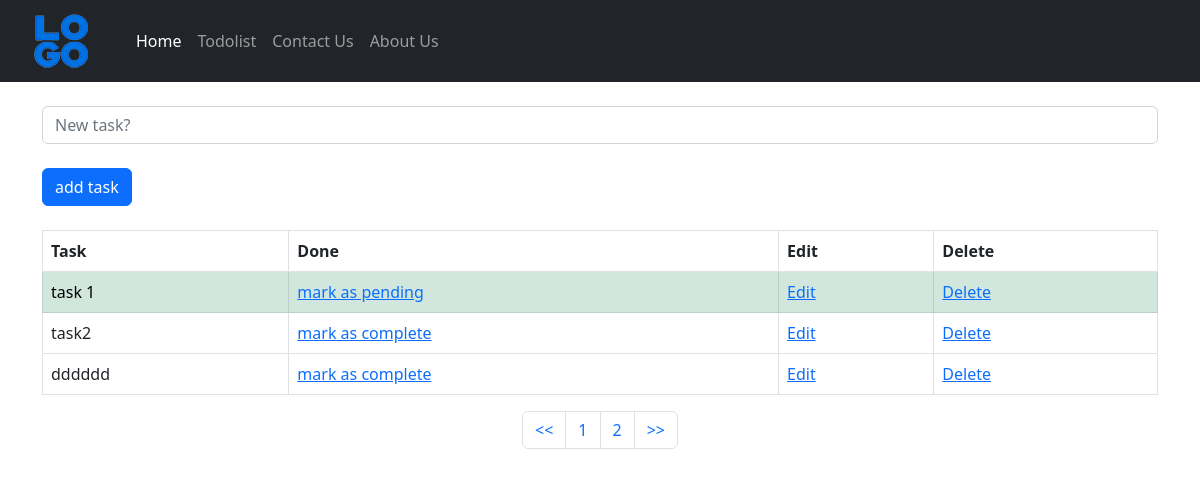
Before: /todolist/?page=4 with the older database file.
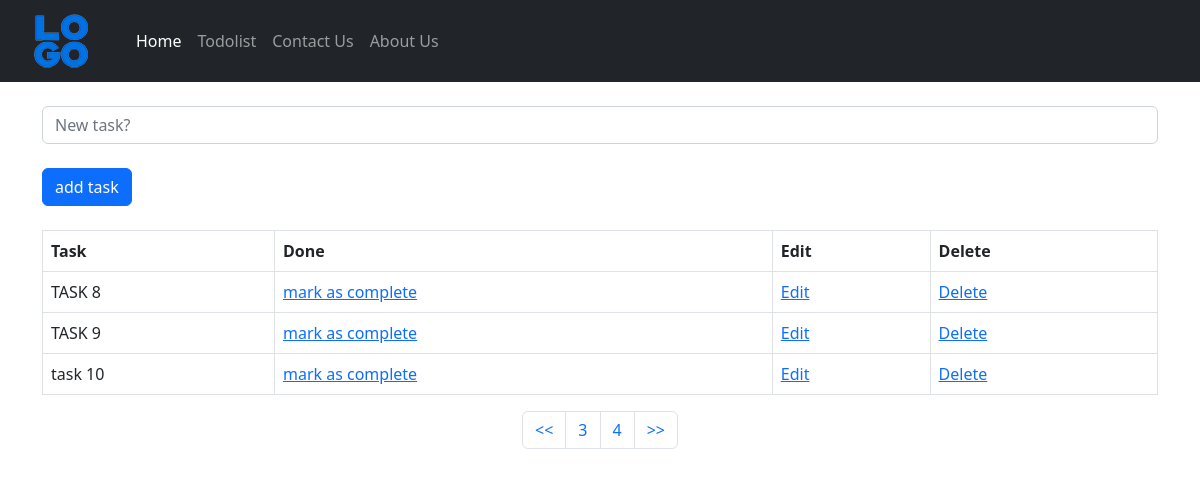
After: the same page with the newer database file.
### todolist_app/models.py (models this page shows, shortened)
class TaskList(models.Model):
    task = models.CharField(max_length=300)
    done = models.BooleanField(default=False)

### todolist_app/views.py (the view)
# urls.py: path('todolist/', include('todolist_app.urls'))
def todolist(request):
    if request.method == 'POST':
        form = TaskForm(request.POST or None)
        if form.is_valid():
            form.save()
        messages.success(request, "new task added")
        return redirect('todolist')
    else:
        all_tasks = TaskList.objects.all()
        paginator = Paginator(all_tasks, 5)
        page = request.GET.get('page')
        all_tasks = paginator.get_page(page)
        context = {
            'all_tasks': all_tasks
        }
        return render(request, 'todolist.html', context)

### todolist_app/templates/todolist.html (shortened to what this page needs)
{% extends 'base.html'%}
{% block content %}
<div class="container">
    <form method="POST">
        <div class="form-group">
          <input type="text" class="form-control" name="task" placeholder="New task?">
        </div>
        <br>
        <button type="submit" class="btn btn-primary">add task</button>
      </form>
      <br>
    <table class="table table-bordered">
        <thead class="thead-dark">
          <tr>
            <th scope="col">Task</th>
            <th scope="col">Done</th>
            <th scope="col">Edit</th>
            <th scope="col">Delete</th>
          </tr>
        </thead>
        <tbody>
            {% if all_tasks %}
                {% for obj in all_tasks%}
                    {% if obj.done %}
                        <tr class="table-success">
                            <td>{{obj.task}}</td>
                            <td><a href={% url 'pending_task' obj.id %}>mark as pending</a></td>
                            <td><a href={% url 'edit_task' obj.id %}>Edit</a></td>
                            <td><a href={% url 'delete_task' obj.id %}>Delete</a></td>
                        </tr>
                    {% else %}
                        <tr>
                            <td>{{obj.task}}</td>
                            <td><a href={% url 'complete_task' obj.id %}>mark as complete</a></td>
                            <td><a href={% url 'edit_task' obj.id %}>Edit</a></td>
                            <td><a href={% url 'delete_task' obj.id %}>Delete</a></td>
                        </tr>
                    {% endif %}
                {% endfor %}
            {% endif %}
        </tbody>
      </table>
      <nav aria-label="Page navigation example">
        <ul class="pagination justify-content-center">
          <li class="page-item"><a class="page-link" href="?page=1"><<</a></li>
          {% if  all_tasks.has_previous %}
            <li class="page-item"><a class="page-link" href="?page={{all_tasks.previous_page_number}}">{{all_tasks.previous_page_number}}</a></li>
          {% endif %}
          <li class="page-item"><a class="page-link" href="?page={{all_tasks.number}}">{{all_tasks.number}}</a></li>
          <li class="page-item"><a class="page-link" href="?page={{all_tasks.paginator.num_pages}}">>></a></li>
        </ul>
      </nav>
</div>
{% endblock content%}

### templates/base.html (shortened to what this page needs)
{% load static %}
<!doctype html>
<html lang="en">
  <head>
    <link href="https://cdn.jsdelivr.net/npm/bootstrap@5.2.0-beta1/dist/css/bootstrap.min.css" rel="stylesheet">
  </head>
  <body>
    <nav class="navbar navbar-expand-lg navbar-dark bg-dark">
        <div class="container-fluid">
          <a class="navbar-brand" href="#"><img src={% static 'images/logo.png' %}></a>
          <div class="collapse navbar-collapse" id="navbarNav">
            <ul class="navbar-nav">
              <li class="nav-item">
                <a class="nav-link active" aria-current="page" href="#">Home</a>
              </li>
              <li class="nav-item">
                <a class="nav-link" href={% url 'todolist'%}>Todolist</a>
              </li>
              <li class="nav-item">
                <a class="nav-link" href={% url 'contact' %}>Contact Us</a>
              </li>
              <li class="nav-item">
                <a class="nav-link" href={% url 'about' %}>About Us</a>
              </li>
            </ul>
          </div>
        </div>
      </nav>
      <br>
      {% block content %}{% endblock content%}
  </body>
</html>

Changed rows visible on the page:
no longer on this page (row unchanged): TaskList: task "task 1"
no longer on this page (row unchanged): TaskList: task "task2"
no longer on this page (row edited): TaskList: task "dddddd"
added TaskList: task "TASK 8"
added TaskList: task "TASK 9"
added TaskList: task "task 10"
Other visible differences:
{{ all_tasks.previous_page_number }}: "1" → "3"
{{ all_tasks.number }}: "2" → "4"
